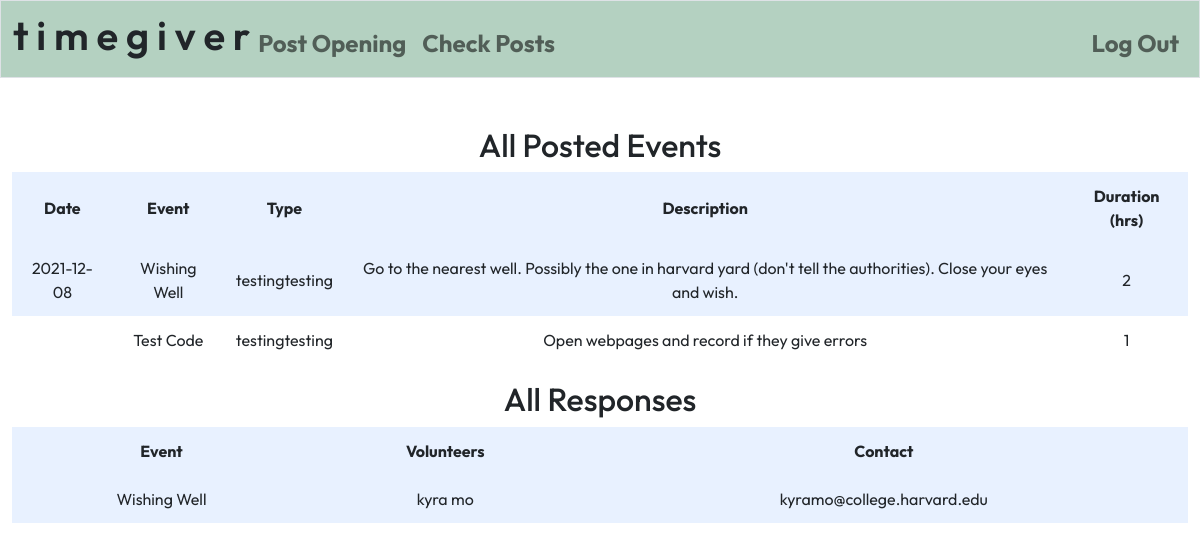
Page /allposts (signed in) on the committed database.
### tables this page shows
CREATE TABLE 'openings' ('id' INTEGER PRIMARY KEY AUTOINCREMENT NOT NULL, 'org_id' INTEGER NOT NULL, 'name' TEXT NOT NULL, 'duration' INTEGER NOT NULL, 'date' DATETIME NOT NULL DEFAULT CURRENT_DATE, 'type' TEXT, 'description' TEXT, keywords varchar(225));

CREATE TABLE 'users' ('user_id' INTEGER PRIMARY KEY AUTOINCREMENT NOT NULL, 'user' TEXT NOT NULL, 'name' TEXT NOT NULL, 'email' TEXT NOT NULL, 'hash' TEXT NOT NULL);

### app.py (the view)
@app.route("/allposts", methods=["GET", "POST"])
def allposts():
    responses = {}
    allevents = db.execute("SELECT opening_id FROM signup WHERE opening_id IN (SELECT id FROM openings WHERE org_id = ?)", session["org_id"])
    for i in range(len(allevents)):
        event_id = allevents[i]['opening_id']
        event = db.execute("SELECT name FROM openings WHERE id = ?", event_id)[0]['name']
        user_id = db.execute("SELECT DISTINCT user_id FROM signup WHERE opening_id = ?", event_id)[0]['user_id']
        user_info = db.execute("SELECT name, email FROM users WHERE user_id = ?", user_id)
        responses[i] = [event, user_info[0]['name'], user_info[0]['email']]
    events = db.execute("SELECT id, date, name, type, description, duration FROM openings WHERE org_id = ?", session["org_id"])
    return render_template("allposts.html", events=events, responses = responses)

### app.py (called while the page is built)
@app.after_request
def after_request(response):
    response.headers["Cache-Control"] = "no-cache, no-store, must-revalidate"
    response.headers["Expires"] = 0
    response.headers["Pragma"] = "no-cache"
    return response

### templates/allposts.html (shortened to what this page needs)
{% extends "layout.html" %}
{% block main %}
<h2>All Posted Events</h2>
    <table>
        <tr>
            <th>Date</th>
            <th>Event</th>
            <th>Type</th>
            <th>Description</th>
            <th>Duration (hrs)</th>
        </tr>
    <tbody>
    {% for event in events %}
    <tr>
        <td>{{ event.date }}</td>
        <td>{{ event.name }}</td>
        <td>{{ event.type }}</td>
        <td>{{ event.description }}</td>
        <td>{{ event.duration }} </td>
    </tr>
    {% endfor %}
    </tbody>
</table>
<h2>All Responses</h2>
<table>
        <tr>
            <th>Event</th>
            <th>Volunteers</th>
            <th>Contact</th>
        </tr>
    <tbody>
    {% for i in responses %}
    <tr>
        <td>{{ responses[i][0]}}</td>
        <td>{{ responses[i][1]}}</td>
        <td>{{ responses[i][2]}}</td>
    </tr>
    {% endfor %}
    </tbody>
</table>
{% endblock %}

### templates/layout.html (shortened to what this page needs)
<!DOCTYPE html>
<html lang="en">
    <head>
        <link href="https://cdn.jsdelivr.net/npm/bootstrap@5.1.3/dist/css/bootstrap.min.css" rel="stylesheet">
        <link href="/static/styles.css" rel="stylesheet">
    </head>
    <body>
        <nav class="border navbar navbar-expand-md navbar-light" style="background-color: #b4d1c1">
            <div class="container-fluid ">
                <h1>t i m e g i v e r</h1>
                <div class="collapse navbar-collapse" id="navbar">
                    {% if session["org_id"] %}
                        <ul class="navbar-nav me-auto mt-2">
                            <li class="nav-item"><a class="nav-link" href="/postopp">Post Opening</a></li>
                            <li class="nav-item"><a class="nav-link" href="/allposts">Check Posts</a></li>
                        </ul>
                        <ul class="navbar-nav ms-auto mt-2">
                            <li class="nav-item"><a class="nav-link" href="/logout">Log Out</a></li>
                        </ul>
                    {% elif session["user_id"] %}
                        <a class="nav-link" href="/search">Search</a>
                        <a class="nav-link" href="/upcoming">Registered Events</a>
                        <ul class="navbar-nav ms-auto mt-2"></ul>
                            <a class="nav-link" href="/logout">Log Out</a>
                         </ul>
                    {% else %}
                        <ul class="navbar-nav ms-auto mt-2"></ul>
                        <a class="nav-link" href="/">&larr;</a>
                        </ul>
                    {% endif %}
                </div>
            </div>
        </nav>
        <main class="container-fluid py-5 text-center">
            {% block main %}{% endblock %}
        </main>
    </body>
</html>

### static/styles.css (style rules this page uses)
table { background-color: transparent; margin-bottom: 1rem; width: 100%; }
table th, table td { padding: 0.75rem; vertical-align: middle; }
tbody tr:nth-of-type(odd) { background-color: rgb(179, 208, 255, 0.3) }
h1 { font-family: 'Outfit', sans-serif; font-weight: 600; }
body { font-family: 'Outfit', sans-serif; }
a:link { font-weight: bold; font-size: 3vh; color: #8db892; }

### rows in the picture
openings: date "2021-12-08", name "Wishing Well", type "testingtesting", description "Go to the nearest well. Possibly the one in harvard yard (don't tell the authorities). Close your eyes and wish.", duration "2", name "Wishing Well"
openings: name "Test Code", type "testingtesting", description "Open webpages and record if they give errors", duration "1"
users: name "kyra mo", email "kyramo@college.harvard.edu"
